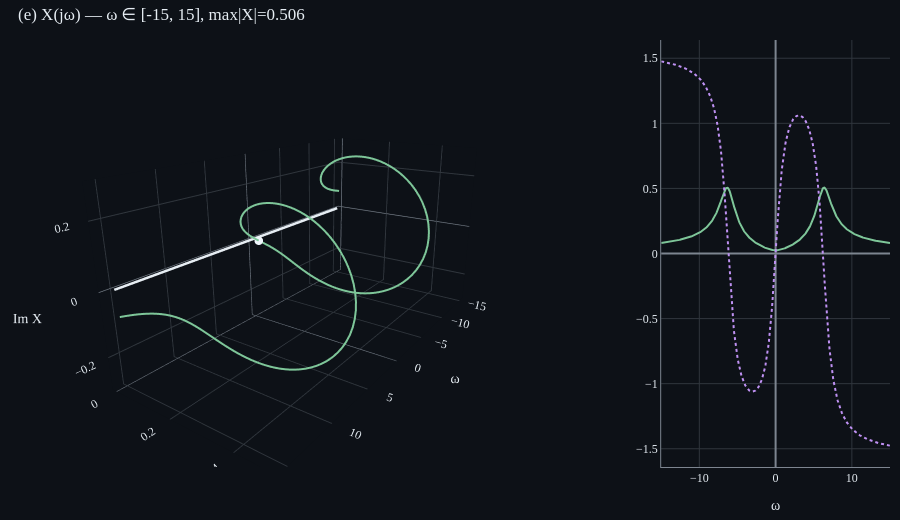

Notebook code cell kept with this figure:
### Markdown cell above
### F4 — 감쇠 정현파 `e^(-t)·cos(2π·t)·u(t)`

X(jω) = (1+jω) / ((1+jω)² + (2π)²). ω = ±2π 근처에 *완만한 두 피크*. RLC 자연 응답의 주파수 특성.

### Code cell
sig = signals.decaying_exp(rate=1.0) * signals.cosine(omega=2*np.pi)
an = FourierAnalyzer(sig, t_min=0.0, t_max=20.0, n_samples=4000)
omegas, X = an.spectrum(omega_min=-15.0, omega_max=15.0, n_omega=600)

p = SpectrumPlot(view='mag_phase', show_inset=True)
p.show_spectrum(omegas, X)
p.figure.show()

### Figure 1 — Plotly figure (JSON) as saved in the notebook; plotly's stock layout.template omitted (floating-point values rounded to 4 significant figures; data arrays with more than 128 entries replaced by an {"elided": "..."} marker saying what was removed)
{"data": [{"line": {"color": "#e6edf3", "width": 5}, "mode": "lines", "name": "t-axis", "opacity": 1, "scene": "scene", "showlegend": false, "type": "scatter3d", "x": [-15, 15], "y": [0, 0], "z": [0, 0]}, {"line": {"color": "#7ec699", "width": 4}, "mode": "lines", "name": "X(jω)", "type": "scatter3d", "x": {"elided": "600 float values"}, "y": {"elided": "600 float values"}, "z": {"elided": "600 float values"}}, {"marker": {"color": "#f0f6fc", "size": 5}, "mode": "markers", "name": "ω=0", "type": "scatter3d", "x": [-0.02504], "y": [0.02471], "z": [-0.0005881]}, {"line": {"color": "#7ec699", "width": 2}, "mode": "lines", "name": "|X|", "type": "scatter", "x": {"elided": "600 float values"}, "xaxis": "x", "y": {"elided": "600 float values"}, "yaxis": "y"}, {"line": {"color": "#bf91f3", "dash": "dot", "width": 2}, "mode": "lines", "name": "arg X", "type": "scatter", "x": {"elided": "600 float values"}, "xaxis": "x", "y": {"elided": "600 float values"}, "yaxis": "y"}], "layout": {"font": {"color": "#e6edf3", "family": "serif", "size": 12}, "height": 520, "margin": {"b": 10, "l": 10, "r": 10, "t": 40}, "paper_bgcolor": "#0d1117", "plot_bgcolor": "#0d1117", "scene": {"aspectmode": "manual", "aspectratio": {"x": 2, "y": 1, "z": 1}, "camera": {"eye": {"x": 2.2, "y": 1.5, "z": 0.9}}, "domain": {"x": [0, 0.7], "y": [0, 1]}, "xaxis": {"backgroundcolor": "#0d1117", "color": "#e6edf3", "gridcolor": "#30363d", "showbackground": true, "title": {"text": "ω"}, "zerolinecolor": "#7d8590"}, "yaxis": {"backgroundcolor": "#0d1117", "color": "#e6edf3", "gridcolor": "#30363d", "showbackground": true, "title": {"text": "Re X"}, "zerolinecolor": "#7d8590"}, "zaxis": {"backgroundcolor": "#0d1117", "color": "#e6edf3", "gridcolor": "#30363d", "showbackground": true, "title": {"text": "Im X"}, "zerolinecolor": "#7d8590"}}, "showlegend": false, "title": {"font": {"color": "#e6edf3"}, "text": "(e) X(jω) — ω ∈ [-15, 15], max|X|=0.506", "x": 0.02, "xanchor": "left"}, "xaxis": {"anchor": "y", "color": "#e6edf3", "domain": [0.74, 1], "gridcolor": "#30363d", "linecolor": "#7d8590", "showgrid": true, "title": {"text": "ω"}, "zeroline": true, "zerolinecolor": "#7d8590"}, "yaxis": {"anchor": "x", "color": "#e6edf3", "domain": [0, 1], "gridcolor": "#30363d", "linecolor": "#7d8590", "showgrid": true, "title": {"text": ""}, "zeroline": true, "zerolinecolor": "#7d8590"}}}
